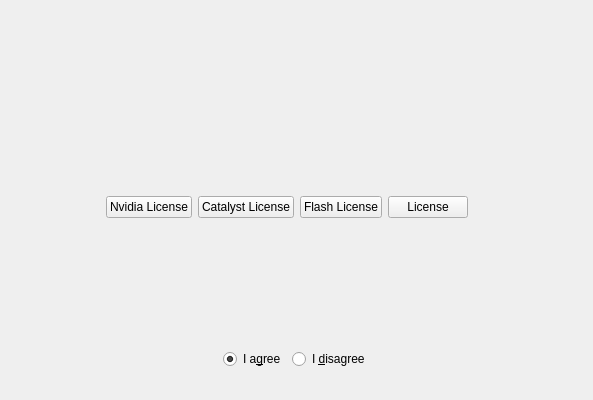
<?xml version="1.0" encoding="UTF-8"?>
<ui version="4.0">
 <class>LicensePage</class>
 <widget class="QWidget" name="LicensePage">
  <property name="geometry">
   <rect>
    <x>0</x>
    <y>0</y>
    <width>593</width>
    <height>400</height>
   </rect>
  </property>
  <property name="windowTitle">
   <string>Form</string>
  </property>
  <layout class="QHBoxLayout" name="horizontalLayout">
   <item>
    <layout class="QVBoxLayout" name="verticalLayout" stretch="0,0,0,0,0">
     <item>
      <spacer name="verticalSpacer">
       <property name="orientation">
        <enum>Qt::Vertical</enum>
       </property>
       <property name="sizeType">
        <enum>QSizePolicy::Fixed</enum>
       </property>
       <property name="sizeHint" stdset="0">
        <size>
         <width>20</width>
         <height>40</height>
        </size>
       </property>
      </spacer>
     </item>
     <item>
      <widget class="QLabel" name="mainText">
       <property name="sizePolicy">
        <sizepolicy hsizetype="Expanding" vsizetype="Preferred">
         <horstretch>3</horstretch>
         <verstretch>0</verstretch>
        </sizepolicy>
       </property>
       <property name="text">
        <string notr="true">&lt;Calamares license text&gt;</string>
       </property>
      </widget>
     </item>
     <item>
      <layout class="QHBoxLayout" name="horizontalLayout_3">
       <item>
        <spacer name="horizontalSpacer_3">
         <property name="orientation">
          <enum>Qt::Horizontal</enum>
         </property>
         <property name="sizeHint" stdset="0">
          <size>
           <width>40</width>
           <height>20</height>
          </size>
         </property>
        </spacer>
       </item>
       <item>
        <widget class="QPushButton" name="nvidiaButton">
         <property name="text">
          <string>Nvidia License</string>
         </property>
        </widget>
       </item>
       <item>
        <widget class="QPushButton" name="catalystButton">
         <property name="text">
          <string>Catalyst License</string>
         </property>
        </widget>
       </item>
       <item>
        <widget class="QPushButton" name="flashButton">
         <property name="text">
          <string>Flash License</string>
         </property>
        </widget>
       </item>
       <item>
        <widget class="QPushButton" name="licenseButton">
         <property name="text">
          <string>License</string>
         </property>
        </widget>
       </item>
       <item>
        <spacer name="verticalSpacer_2">
         <property name="orientation">
          <enum>Qt::Vertical</enum>
         </property>
         <property name="sizeHint" stdset="0">
          <size>
           <width>20</width>
           <height>40</height>
          </size>
         </property>
        </spacer>
       </item>
       <item>
        <spacer name="horizontalSpacer_4">
         <property name="orientation">
          <enum>Qt::Horizontal</enum>
         </property>
         <property name="sizeHint" stdset="0">
          <size>
           <width>40</width>
           <height>20</height>
          </size>
         </property>
        </spacer>
       </item>
      </layout>
     </item>
     <item>
      <layout class="QHBoxLayout" name="horizontalLayout_2">
       <item>
        <spacer name="horizontalSpacer">
         <property name="orientation">
          <enum>Qt::Horizontal</enum>
         </property>
         <property name="sizeHint" stdset="0">
          <size>
           <width>40</width>
           <height>20</height>
          </size>
         </property>
        </spacer>
       </item>
       <item>
        <layout class="QHBoxLayout" name="horizontalLayout_4">
         <item>
          <widget class="QRadioButton" name="agreeButton">
           <property name="text">
            <string>I a&amp;gree</string>
           </property>
           <property name="checked">
            <bool>true</bool>
           </property>
          </widget>
         </item>
         <item>
          <widget class="QRadioButton" name="disagreeButton">
           <property name="text">
            <string>I &amp;disagree</string>
           </property>
          </widget>
         </item>
        </layout>
       </item>
       <item>
        <spacer name="horizontalSpacer_2">
         <property name="orientation">
          <enum>Qt::Horizontal</enum>
         </property>
         <property name="sizeHint" stdset="0">
          <size>
           <width>40</width>
           <height>20</height>
          </size>
         </property>
        </spacer>
       </item>
      </layout>
     </item>
     <item>
      <spacer name="verticalSpacer_4">
       <property name="orientation">
        <enum>Qt::Vertical</enum>
       </property>
       <property name="sizeType">
        <enum>QSizePolicy::Fixed</enum>
       </property>
       <property name="sizeHint" stdset="0">
        <size>
         <width>20</width>
         <height>20</height>
        </size>
       </property>
      </spacer>
     </item>
    </layout>
   </item>
  </layout>
 </widget>
 <resources/>
 <connections/>
</ui>
